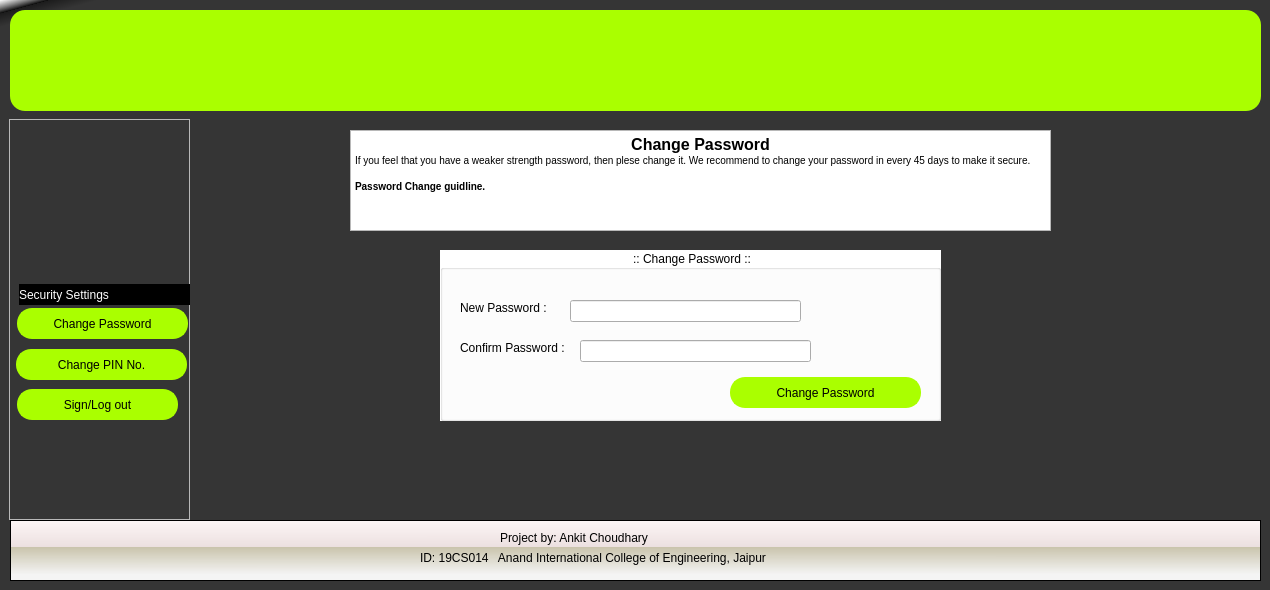
<?xml version="1.0" encoding="UTF-8"?>
<ui version="4.0">
 <class>Change_Password</class>
 <widget class="QWidget" name="Change_Password">
  <property name="geometry">
   <rect>
    <x>0</x>
    <y>0</y>
    <width>1270</width>
    <height>590</height>
   </rect>
  </property>
  <property name="minimumSize">
   <size>
    <width>1270</width>
    <height>590</height>
   </size>
  </property>
  <property name="maximumSize">
   <size>
    <width>1270</width>
    <height>590</height>
   </size>
  </property>
  <property name="windowTitle">
   <string>Form</string>
  </property>
  <property name="styleSheet">
   <string notr="true">#Change_Password{
background-color: qlineargradient(spread:pad, x1:0, y1:0, x2:0.02, y2:0.0340909, stop:0 rgba(255, 255, 255, 255), stop:0.495 rgba(0, 0, 0, 199), stop:0.505 rgba(28, 28, 28, 255), stop:1 rgba(53, 53, 53, 255));
}
#topframe{
background-color: qconicalgradient(cx:0.000472637, cy:0, angle:227.8, stop:0 rgba(30, 0, 255, 255), stop:0.375 rgba(0, 195, 255, 252), stop:0.423533 rgba(37, 0, 255, 255), stop:0.45 rgba(0, 130, 255, 255), stop:0.477581 rgba(0, 56, 255, 252), stop:0.518717 rgba(71, 171, 255, 255), stop:0.542289 rgba(71, 171, 255, 255), stop:0.547264 rgba(68, 134, 249, 255), stop:0.55 rgba(0, 74, 255, 255), stop:0.552239 rgba(21, 93, 243, 255), stop:0.57754 rgba(102, 0, 255, 255), stop:0.625 rgba(0, 185, 255, 247), stop:1 rgba(255, 255, 0, 69));
border:none;
}
#bottomframe{
background-color: qlineargradient(spread:pad, x1:0.025, y1:0.892545, x2:0.0199005, y2:0, stop:0 rgba(244, 244, 244, 255), stop:0.495 rgba(218, 212, 186, 230), stop:0.505 rgba(236, 224, 224, 255), stop:1 rgba(253, 246, 246, 255));
}
QPushButton{
border-radius:15px;
background:#aaff00;
border:2px solid #aaff00;
font: 75 12pt &quot;MS Sans Serif&quot;;
}
#frame{
background:#d4d4d4;
}
Line{
background:rgb(6, 6, 6)
}
#label_12{
background:#000000;
color:white;
}
QGroupBox{
background:white;
}</string>
  </property>
  <widget class="QFrame" name="bottomframe">
   <property name="geometry">
    <rect>
     <x>10</x>
     <y>520</y>
     <width>1251</width>
     <height>61</height>
    </rect>
   </property>
   <property name="frameShape">
    <enum>QFrame::StyledPanel</enum>
   </property>
   <property name="frameShadow">
    <enum>QFrame::Raised</enum>
   </property>
   <widget class="QLabel" name="label">
    <property name="geometry">
     <rect>
      <x>490</x>
      <y>10</y>
      <width>171</width>
      <height>16</height>
     </rect>
    </property>
    <property name="text">
     <string>Project by: Ankit Choudhary </string>
    </property>
   </widget>
   <widget class="QLabel" name="label_2">
    <property name="geometry">
     <rect>
      <x>410</x>
      <y>30</y>
      <width>381</width>
      <height>16</height>
     </rect>
    </property>
    <property name="text">
     <string>ID: 19CS014   Anand International College of Engineering, Jaipur</string>
    </property>
   </widget>
  </widget>
  <widget class="QFrame" name="sideframe">
   <property name="geometry">
    <rect>
     <x>9</x>
     <y>119</y>
     <width>181</width>
     <height>401</height>
    </rect>
   </property>
   <property name="frameShape">
    <enum>QFrame::StyledPanel</enum>
   </property>
   <property name="frameShadow">
    <enum>QFrame::Raised</enum>
   </property>
   <widget class="QPushButton" name="Admin_Home_btn_2">
    <property name="geometry">
     <rect>
      <x>8</x>
      <y>189</y>
      <width>171</width>
      <height>31</height>
     </rect>
    </property>
    <property name="text">
     <string>Change Password</string>
    </property>
   </widget>
   <widget class="QPushButton" name="User_Details_btn_2">
    <property name="geometry">
     <rect>
      <x>7</x>
      <y>230</y>
      <width>171</width>
      <height>31</height>
     </rect>
    </property>
    <property name="text">
     <string>Change PIN No.</string>
    </property>
   </widget>
   <widget class="QPushButton" name="Log_out_btn_2">
    <property name="geometry">
     <rect>
      <x>8</x>
      <y>270</y>
      <width>161</width>
      <height>31</height>
     </rect>
    </property>
    <property name="text">
     <string>Sign/Log out</string>
    </property>
   </widget>
   <widget class="QLabel" name="label_12">
    <property name="geometry">
     <rect>
      <x>10</x>
      <y>165</y>
      <width>171</width>
      <height>21</height>
     </rect>
    </property>
    <property name="text">
     <string>Security Settings</string>
    </property>
   </widget>
   <widget class="QLabel" name="User_Picture">
    <property name="geometry">
     <rect>
      <x>10</x>
      <y>10</y>
      <width>161</width>
      <height>141</height>
     </rect>
    </property>
    <property name="text">
     <string/>
    </property>
   </widget>
  </widget>
  <widget class="QPushButton" name="topframe">
   <property name="geometry">
    <rect>
     <x>10</x>
     <y>10</y>
     <width>1251</width>
     <height>101</height>
    </rect>
   </property>
   <property name="text">
    <string/>
   </property>
   <property name="icon">
    <iconset>
     <normaloff>Images/Bank-Management-System.png</normaloff>Images/Bank-Management-System.png</iconset>
   </property>
   <property name="iconSize">
    <size>
     <width>1300</width>
     <height>520</height>
    </size>
   </property>
  </widget>
  <widget class="QGroupBox" name="groupBox">
   <property name="geometry">
    <rect>
     <x>440</x>
     <y>250</y>
     <width>501</width>
     <height>171</height>
    </rect>
   </property>
   <property name="title">
    <string> :: Change Password :: </string>
   </property>
   <property name="alignment">
    <set>Qt::AlignCenter</set>
   </property>
   <widget class="QLabel" name="label_3">
    <property name="geometry">
     <rect>
      <x>20</x>
      <y>50</y>
      <width>101</width>
      <height>16</height>
     </rect>
    </property>
    <property name="text">
     <string>New Password : </string>
    </property>
   </widget>
   <widget class="QLineEdit" name="New_Password">
    <property name="geometry">
     <rect>
      <x>130</x>
      <y>50</y>
      <width>231</width>
      <height>22</height>
     </rect>
    </property>
   </widget>
   <widget class="QLabel" name="label_4">
    <property name="geometry">
     <rect>
      <x>20</x>
      <y>90</y>
      <width>121</width>
      <height>16</height>
     </rect>
    </property>
    <property name="text">
     <string>Confirm Password :</string>
    </property>
   </widget>
   <widget class="QLineEdit" name="Confirm_Password">
    <property name="geometry">
     <rect>
      <x>140</x>
      <y>90</y>
      <width>231</width>
      <height>22</height>
     </rect>
    </property>
   </widget>
   <widget class="QPushButton" name="pushButton">
    <property name="geometry">
     <rect>
      <x>290</x>
      <y>127</y>
      <width>191</width>
      <height>31</height>
     </rect>
    </property>
    <property name="text">
     <string>Change Password</string>
    </property>
   </widget>
  </widget>
  <widget class="QTextEdit" name="textEdit">
   <property name="geometry">
    <rect>
     <x>350</x>
     <y>130</y>
     <width>701</width>
     <height>101</height>
    </rect>
   </property>
   <property name="html">
    <string>&lt;!DOCTYPE HTML PUBLIC &quot;-//W3C//DTD HTML 4.0//EN&quot; &quot;http://www.w3.org/TR/REC-html40/strict.dtd&quot;&gt;
&lt;html&gt;&lt;head&gt;&lt;meta name=&quot;qrichtext&quot; content=&quot;1&quot; /&gt;&lt;style type=&quot;text/css&quot;&gt;
p, li { white-space: pre-wrap; }
&lt;/style&gt;&lt;/head&gt;&lt;body style=&quot; font-family:'MS Shell Dlg 2'; font-size:7.8pt; font-weight:400; font-style:normal;&quot;&gt;
&lt;p align=&quot;center&quot; style=&quot; margin-top:0px; margin-bottom:0px; margin-left:0px; margin-right:0px; -qt-block-indent:0; text-indent:0px;&quot;&gt;&lt;span style=&quot; font-size:12pt; font-weight:600;&quot;&gt;Change Password&lt;/span&gt;&lt;/p&gt;
&lt;p style=&quot; margin-top:0px; margin-bottom:0px; margin-left:0px; margin-right:0px; -qt-block-indent:0; text-indent:0px;&quot;&gt;If you feel that you have a weaker strength password, then plese change it. We recommend to change your password in every 45 days to make it secure.&lt;/p&gt;
&lt;p style=&quot;-qt-paragraph-type:empty; margin-top:0px; margin-bottom:0px; margin-left:0px; margin-right:0px; -qt-block-indent:0; text-indent:0px;&quot;&gt;&lt;br /&gt;&lt;/p&gt;
&lt;p style=&quot; margin-top:0px; margin-bottom:0px; margin-left:0px; margin-right:0px; -qt-block-indent:0; text-indent:0px;&quot;&gt;&lt;span style=&quot; font-weight:600;&quot;&gt;Password Change guidline.&lt;/span&gt;&lt;/p&gt;&lt;/body&gt;&lt;/html&gt;</string>
   </property>
  </widget>
 </widget>
 <resources/>
 <connections/>
</ui>
